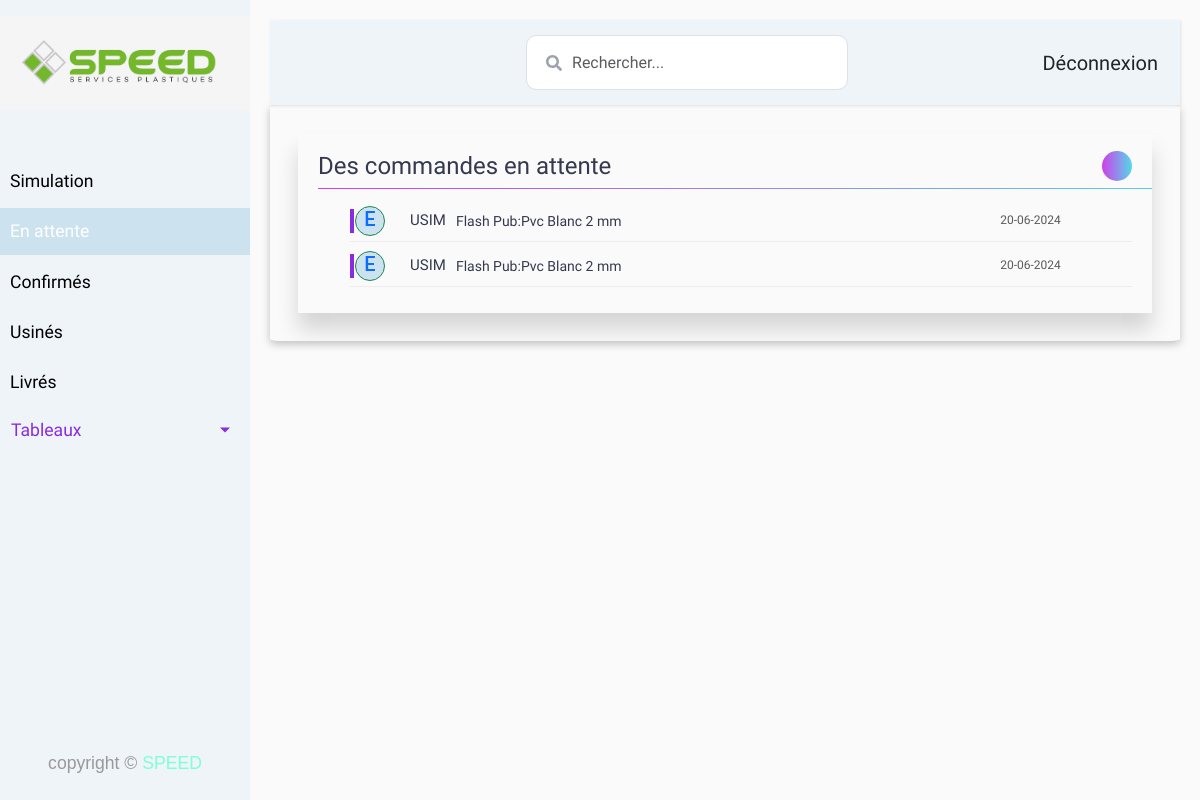
The page /en_attente (signed in) on the database as committed earlier.
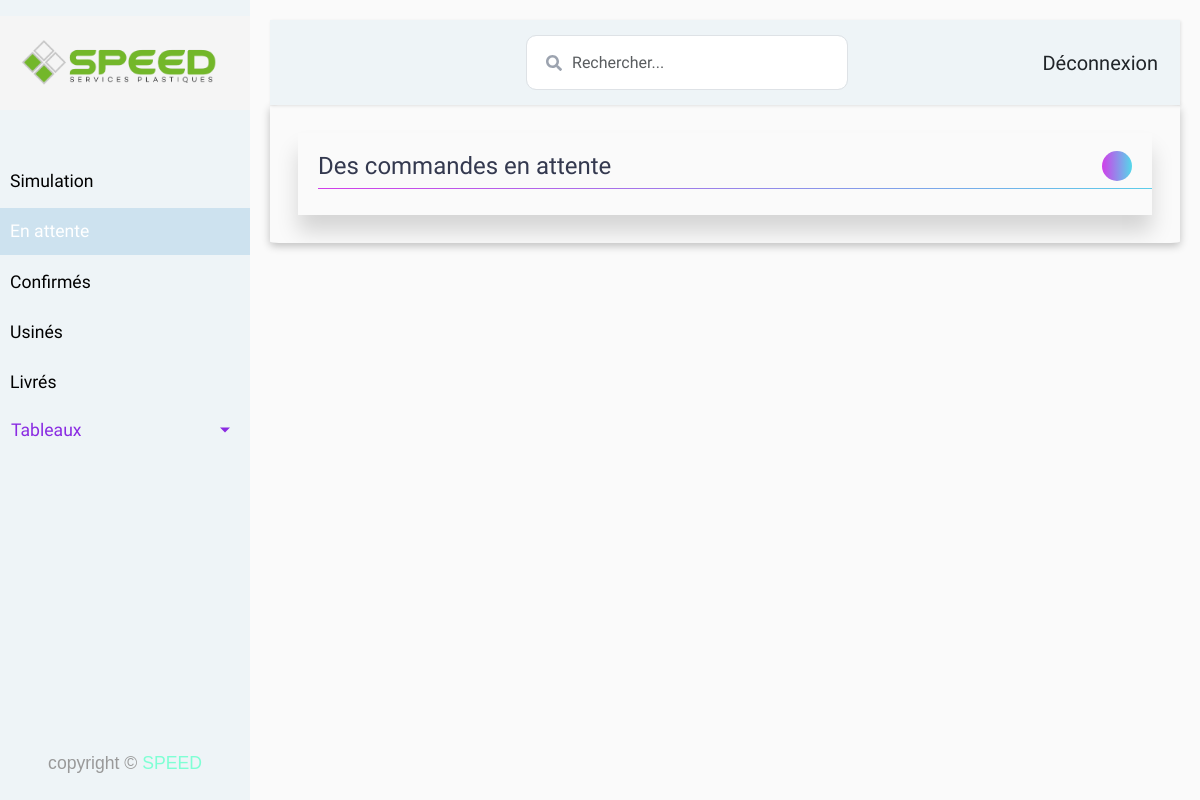
The same page on the database as committed later.
### models/models.py (models this page shows, shortened)
class Commande(db.Model):
    __tablename__ = 'commande'
    id = db.Column(db.Integer, autoincrement=True,primary_key=True )
    client_id = db.Column(db.Integer , ForeignKey('client.id'),nullable=False)
    statut_id = db.Column(db.Integer, ForeignKey('statut.id'),nullable=False )
    usinage_id = db.Column(db.Integer, ForeignKey('type_usinage.id'), nullable=False )
    name_matiere = db.Column(db.String(50), nullable=False )
    type_matiere = db.Column(db.String(50), nullable=False )
    epaisseur_id = db.Column(db.Integer, ForeignKey('epaisseur.id'),nullable=False )
    count = db.Column(db.Integer ,default=1,nullable=False)
    count_persage = db.Column(db.Integer ,default=0)
    prix_ht= db.Column(db.Float, nullable=False)
    name_dxf = db.Column(db.String(256), nullable=True )
    name_bl = db.Column(db.String(256), nullable=True )
    name_police = db.Column(db.String(50), nullable=True )
    text = db.Column(db.String(256), nullable=True )
    hauteur_text = db.Column(db.Float , nullable=True)
    description_commercial_responsable = db.Column(db.String(1000), nullable=True)
    date_envoi = db.Column(db.String(256), nullable=False)
    date_confirmation = db.Column(db.String(32), nullable=True)
    date_usinage = db.Column(db.String(32), nullable=True)
    date_fin = db.Column(db.String(32), nullable=False)
    responsable = db.Column(db.String(100),nullable=True )
    assistante = db.Column(db.String(100),nullable=True )
    is_livr = db.Column(db.Boolean(), server_default=sqlalchemy.sql.expression.true())
    ville_livr = db.Column(db.String(80), nullable=True)
    cp_livr = db.Column(db.Integer(), nullable=True)
    numero_livr = db.Column(db.Integer(), nullable=True)
    addresse_livr = db.Column(db.String(256), nullable=True)
    is_vu_attente = db.Column(db.Boolean(),server_default=sqlalchemy.sql.expression.false())
    is_vu_confirmé = db.Column(db.Boolean(),server_default=sqlalchemy.sql.expression.false())
    is_vu_usiné = db.Column(db.Boolean(),server_default=sqlalchemy.sql.expression.false())
    is_form = db.Column(db.Boolean(), server_default=sqlalchemy.sql.expression.true())
    prix_livr_ht= db.Column(db.Float, nullable=True)
    is_chute = db.Column(db.Boolean(), server_default=sqlalchemy.sql.expression.true())
    is_plaque = db.Column(db.Boolean(), server_default=sqlalchemy.sql.expression.false())
    rel_commande_commande_plaques_bridge = relationship("BridgeCommandePlaques", backref = "commande")

class User(db.Model, UserMixin):
    __tablename__ = 'user'
    id = db.Column(db.Integer, autoincrement=True, primary_key=True)
    username=db.Column(db.String(255), nullable=False)
    email = db.Column(db.String(255), unique=True)
    password = db.Column(db.String(255), nullable=False, server_default='')
    tel = db.Column(db.String(20), nullable=False)
    role_id = db.Column(db.Integer , ForeignKey('role.id'),nullable=False)
    rel_user_client = relationship("Client", backref = "user")

class Type_usinage(db.Model):
    __tablename__ = "type_usinage"
    id = db.Column(db.Integer, primary_key=True , autoincrement=True)
    name = db.Column(db.String(50), nullable=False )
    rel_usinage_bridge = relationship("Bridge", backref = "type_usinage")
    rel_usinage_commande = relationship("Commande", backref = "type_usinage")
    rel_usinage_lettre = relationship("BridgeLettres", backref = "type_usinage")

class Client(db.Model):
    __tablename__ = 'client'
    id = db.Column(db.Integer(),autoincrement=True, primary_key=True)
    user_id = db.Column(db.Integer , ForeignKey('user.id'),nullable=False)
    name = db.Column(db.String(80), nullable=False)
    ville = db.Column(db.String(80), nullable=False)
    cp = db.Column(db.Integer(), nullable=False)
    numero = db.Column(db.Integer(), nullable=True)
    addresse = db.Column(db.String(256), nullable=False)
    email = db.Column(db.String(255), unique=True)
    tel = db.Column(db.String(20), nullable=False)
    prix_livr = db.Column(db.Float , nullable=False)
    rel_client_commande = relationship("Commande", backref = "client")

class Epaisseur(db.Model):
    __tablename__ = "epaisseur"
    id = db.Column(db.Integer, primary_key=True , autoincrement=True)
    value = db.Column(db.Integer, nullable=False, unique=True)
    rel_essaisseur_bridge = relationship("Bridge", backref = "epaisseur")
    rel_essaisseur_commande = relationship("Commande", backref = "epaisseur")
    rel_essaisseur_lettre = relationship("BridgeLettres", backref = "epaisseur")
    rel_essaisseur_plaque= relationship("BridgePlaques", backref = "epaisseur")

### routes.py (the view)
@app.route('/en_attente' ,  methods=['GET', 'POST'])
@login_required
def en_attente():
    try:
        data = []
        try:
            current_user_role = (Role.query.filter(Role.id == current_user.role_id).first()).name
        except Exception as e:
            return f"Error fetching current user role: {str(e)}"
        if current_user_role == "comercial":
            data = get_en_attentes(current_user)
        else:
            data = get_all_attentes()
        for i in range(len(data)):
            row_list = list(data[i])
            datetime_obj = datetime.strptime(row_list[3], "%Y-%m-%d %H:%M:%S.%f")
            date_DMY = datetime_obj.strftime("%d-%m-%Y")
            date_HMS = datetime_obj.strftime("%H:%M:%S")
            today_date =  datetime.now().strftime("%d-%m-%Y")
            if date_DMY == today_date:
                row_list[3]  = date_HMS
            else:
                row_list[3]  = date_DMY
            data[i] = tuple(row_list)
        return render_template('en_attente.html', user = current_user,current_user_role = current_user_role, data=data, page ="attents")
    except ValueError as e:
        flash(str(e), 'error')

### app.py (called while the page is built)
@login_manager.user_loader
def load_user(id):
    return User.query.get(int(id))

### routes.py (called while the page is built)
@app.before_request
def session_handler():
    session.permanent = True
    app.permanent_session_lifetime = timedelta(days=30)

### templates/en_attente.html (shortened to what this page needs)
{% extends 'base.html' %}
{% block search %}
<div class="form d-flex">
  <i class="fa fa-search"></i>
  <input id="search_en_attants" type="text" class="form-control form-input" placeholder="Rechercher...">
</div>
{% endblock %}
{% block contenue %}
  <div class="commande_main">
  <div class="commande_div">
    <div class="commande_div_head">
      <div class="title attents_title"> Des commandes en attente </div>
      <div class="icon_bubble msg"> </div>
    </div>
    <div class="divider"> </div>
    <div class="commande_div_body">
      <ul id="en_attents_list" style="list-style: none;">
        {% for item in data %}
        <li value={{item[12]}} class="commande_li">
          <a href="{{ url_for('en_attente_detailles', id=item[10] ) }}" onclick="setisvu()">
            <div class="commande">
              <div class=" commande_avatar border border-success rounded-circle" style="background-color: #cde2ef">
                <h5 class="text-center text-primary">{{item[11][0]}}</h5>
              </div>
              <div class="commande_info d-flex justify-content-start">
                <div class="contact_name"> {{item[6]}}</div>
                <div class="contact_msg" style="margin-left: 10px;">{{item[4]}}:{{item[0]}} {{item[1]}} {{item[7]}} mm </div>
              </div>
              <div class="commande_status">
                <div class="commande_date">{{item[3]}}</div>
              </div>
            </div>
          </a>
        </li>
        {% endfor %}
      </ul>
    </div>
  </div>
</div>
{% endblock %}

### templates/base.html (shortened to what this page needs)
{% extends 'base_header_footer.html' %}
{% block body %}
<div id="main_contenue" class="wrapper">
  <nav id="sidebar">
    <div class="sidebar-header mt-3">
      <a href="{{url_for( 'Simulation')}}" class="logo me-auto"><img
          src="{{ url_for('static', filename= 'img/logo/logo.png') }}" alt="speed logo" style="width: 200px;"></a>
    </div>
    <ul class="list-unstyled  mt-5">
      {% if current_user_role =="comercial" or current_user_role =="admin" %}
        {% if page == "Simulation" %}
          <li class="mt-1 active">
        {% else %}
          <li class="mt-1">
        {% endif %}
        <a href="{{url_for( 'Simulation')}}">Simulation</a>
        </li class=" mt-1">
      {% endif %}
      {% if page == "attents" %}
      <li class="mt-1 active">
      {% else %}
      <li class="mt-1">
      {% endif %}
      <a href="{{url_for( 'en_attente')}}">En attente</a>
      </li class=" mt-1">
      {% if page == "Confirmés" %}
      <li class="mt-1 active">
      {% else %}
      <li class="mt-1">
      {% endif %}
      <a href="{{url_for( 'confirme')}}">Confirmés</a>
      </li>
      {% if page == "Usinés" %}
      <li class="mt-1 active">
      {% else %}
      <li class="mt-1">
      {% endif %}
      <a href="{{url_for('usiner')}}">Usinés</a>
      </li>
      {% if page == "Livrés" %}
      <li class="mt-1 active">
      {% else %}
      <li class="mt-1">
      {% endif %}
      <a href="{{url_for('livrer')}}">Livrés</a>
      </li>
      {% if page == "Tableaux" %}
      <li class=" dropdown mt-1 active">
        <a class="btn dropdown-toggle" role="button" id="AdminLink" data-bs-toggle="dropdown" aria-expanded="false"
          style="color: blueviolet;">
          Tableaux
        </a>
        <ul class="dropdown-menu" aria-labelledby="AdminLink">
          <li><a class="dropdown-item" href="{{url_for('membres')}}">Membres</a></li>
          <li><a class="dropdown-item" href="{{url_for('clients')}}">Client</a></li>
          <li><a class="dropdown-item" href="{{url_for('prix')}}">Prix</a></li>
        </ul>
      </li>
      {% else %}
      <li class="dropdown">
        <a class="btn dropdown-toggle text-start" href="#" role="button" id="AdminLink" data-bs-toggle="dropdown"
          aria-expanded="false" style="color: blueviolet;">
          Tableaux
        </a>
      </li>
      {% endif %}
    </ul>
    <footer style="bottom: 5px; position: absolute; width: 100%;">
          <p class="text-center">copyright © <strong style="color: aquamarine;">SPEED</strong></p>
    </footer>
  </nav>
  <div id="content">
    <nav class="navbar navbar-expand-lg navbar-light bg-light">
      <div class="container-fluid d-flex">
        <div class="row d-flex justify-content-center align-items-center" style="width: 60%;">
          <div class="col-md-8">
            {% block search %}
            {% endblock %}
          </div>
        </div>
        <div >
          <ul class="nav navbar-nav ml-auto ">
            <li class="nav-item active d-inline-block">
              <a id="logout_link" href="{{ url_for('logout') }}">Déconnexion</a>
            </li>
          </ul>
        </div>
      </div>
    </nav>
    <div id="main_container" class="p-2">
      {% block contenue %}
      {% endblock %}
    </div>
  </div>
</div>
{% endblock %}

### templates/base_header_footer.html (shortened to what this page needs)
<!DOCTYPE html>
<html lang="fr">
<head>
  <link href="https://cdn.rawgit.com/harvesthq/chosen/gh-pages/chosen.min.css" rel="stylesheet"/>
  <link href="{{ url_for('static', filename= 'includes/css/animate.min.css') }}" rel="stylesheet">
  <link href="{{ url_for('static', filename= 'includes/css/aos.css') }}" rel="stylesheet">
  <link href="{{ url_for('static', filename= 'includes/css/bootstrap.min.css') }}" rel="stylesheet">
  <link href="{{ url_for('static', filename= 'includes/css/bootstrap-icons.css') }}" rel="stylesheet">
  <link href="{{ url_for('static', filename= 'includes/css/boxicons.min.css') }}" rel="stylesheet">
  <link href="{{ url_for('static', filename= 'includes/css/glightbox.min.css') }}" rel="stylesheet">
  <link href="{{ url_for('static', filename= 'includes/css/swiper-bundle.min.css') }}" rel="stylesheet">
  <link rel="stylesheet" href="{{ url_for('static', filename= 'css/style.css') }}">
</head>
<body>
  {% block body %}
  {% endblock %}
</body>
</html>

### static/css/style.css (style rules this page uses)
* { margin: 0; padding: 0; box-sizing: border-box; }
body { font-family: 'Poppins', sans-serif; background: #fafafa; }
p { font-family: 'Poppins', sans-serif; font-size: 1.1em; font-weight: 300; line-height: 1.7em; color: #999; }
a, a:hover, a:focus { color: inherit; text-decoration: none; transition: all 0.3s; }
.navbar { padding: 15px 10px; background-color: rgb(238, 244, 247) !important; border: none; border-radius: 0; box-shadow: 1px 1px 3px rgba(0, 0, 0, 0.1); }
.form { position: relative; }
.form .fa-search { position: absolute; top: 20px; left: 20px; color: #9ca3af; }
.form-input { height: 55px; text-indent: 33px; border-radius: 10px; }
#sidebar { width: 250px; position: fixed; top: 0; height: 100vh; z-index: 999; background: rgb(238, 244, 247); color: black; left: 0; overflow-y: hidden; }
#sidebar .sidebar-header { padding: 20px; background: rgb(245, 245, 245); }
#sidebar ul li a { padding: 10px; font-size: 1.1em; display: block; }
#sidebar ul li.active>a, a[aria-expanded="true"] { color: #fff; background: #cde2ef; }
.dropdown-toggle::after { display: block; position: absolute; top: 50%; right: 20px; transform: translateY(-50%); }
#content { left: 250px !important; padding: 20px; min-height: 100vh; transition: all 0.3s; position: absolute; top: 0; right: 0; }
#main_container { box-shadow: rgba(0, 0, 0, 0.24) 0px 3px 8px; border-radius: 1%; overflow-x: scroll; }
body { font-family: 'Asap', sans-serif; }
.commande_main { display: flex; flex-direction: row; align-items: center; justify-content: space-around; padding: 20px; }
.commande_div { width: 100%; padding: 10px 20px; overflow: hidden; position: relative; box-shadow: 0px 17px 20px rgba(0, 0, 0, 0.15); }
.commande_div_head { display: flex; flex-direction: row; justify-content: space-between; align-items: center; height: 45px; }
.commande_div_head .title { font-size: 24px; font-weight: 500; color: #34394F; }
.icon_bubble.msg { width: 30px; height: 30px; background: linear-gradient(90deg, #d13eea, #53d9ea); border-radius: 50%; }
.divider { height: 1px; width: 111%; background: linear-gradient(90deg, #d13eea, #53d9ea); margin-bottom: 12px; }
#logout_link { font-size: 20px; }

Rows that differ between the two databases and show on the page:
removed Commande: username "E", name "USIM", name "Flash Pub", name_matiere "Pvc", type_matiere "Blanc", value "2", date_envoi "20-06-2024"
removed Commande: username "E", name "USIM", name "Flash Pub", name_matiere "Pvc", type_matiere "Blanc", value "2", date_envoi "20-06-2024"
